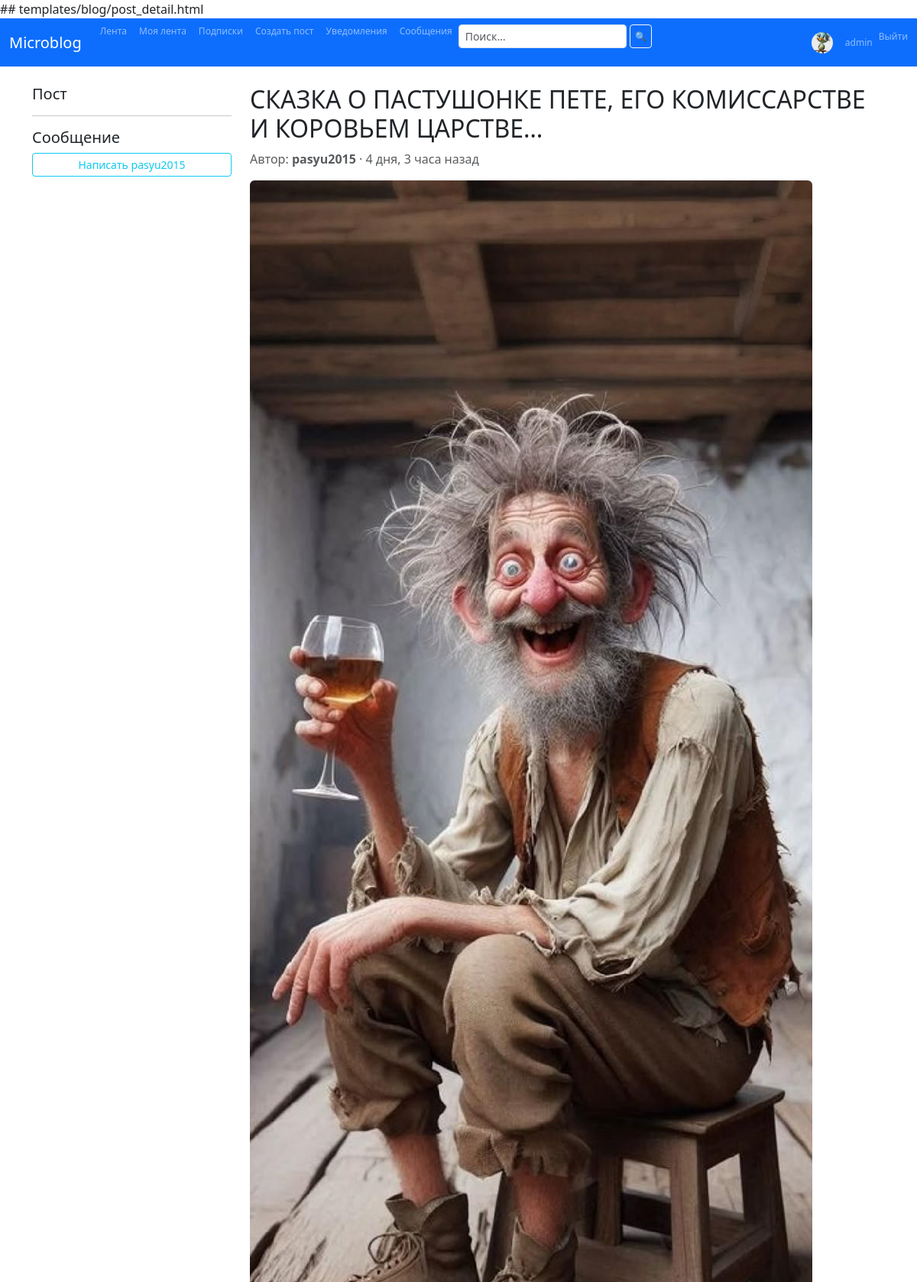
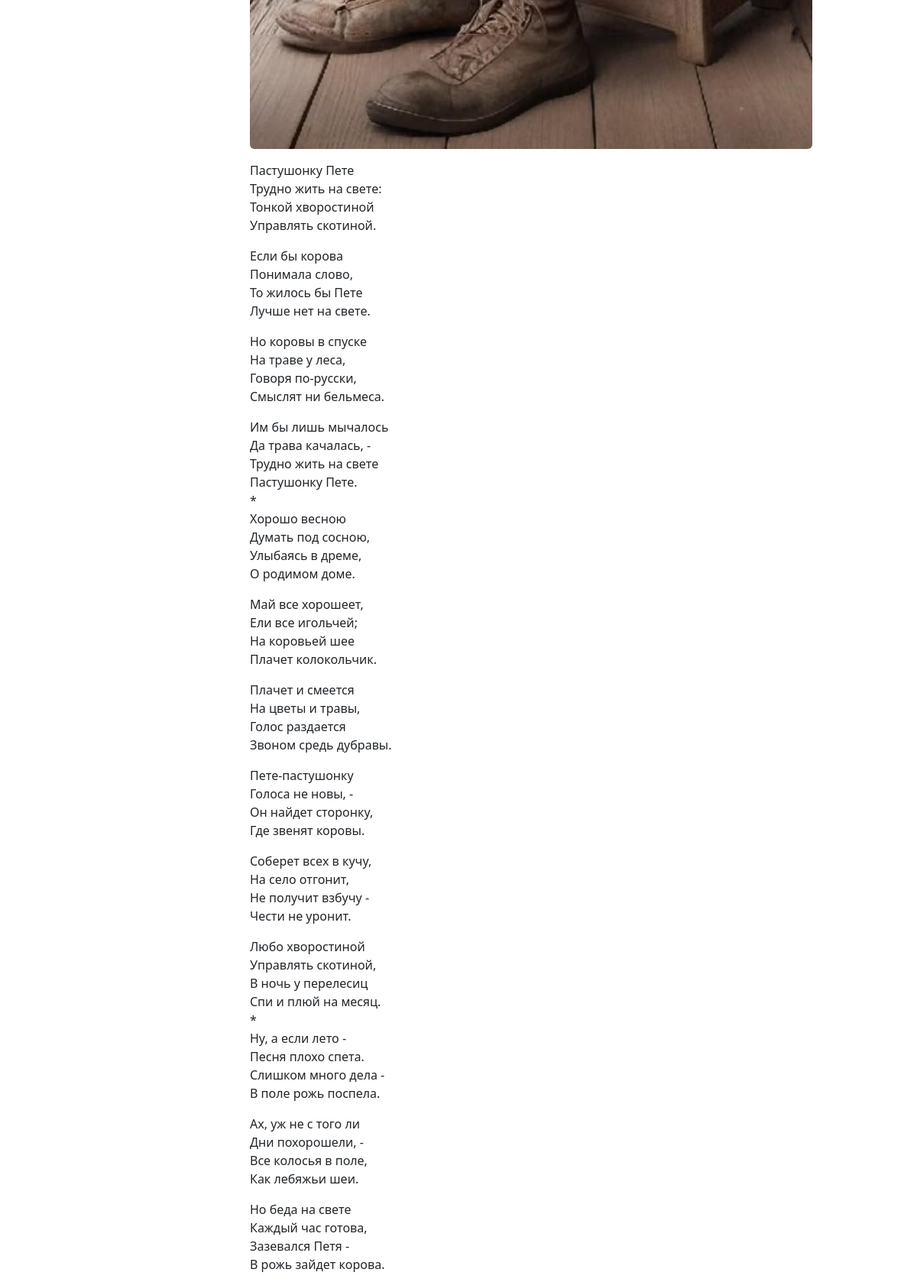
Screenshot of /post/2/ (signed in, upper part) with the database file from the repository (2 pictures, top to bottom).
### apps/users/models.py (models this page shows, shortened)
class User(AbstractUser):
    email = models.EmailField(unique=True)
    avatar = models.ImageField(upload_to="avatars/", blank=True, null=True)
    date_from = models.DateField(null=True, blank=True, verbose_name='Показывать посты с даты')
    class Meta:
        verbose_name = "Пользователь"
        verbose_name_plural = "Пользователи"

### apps/blog/models.py (models this page shows, shortened)
class Post(models.Model):
    author = models.ForeignKey(settings.AUTH_USER_MODEL, on_delete=models.CASCADE, related_name="posts")
    title = models.CharField(max_length=200)
    description = models.TextField(max_length=500, blank=True)
    image = models.ImageField(upload_to="posts/", blank=True, null=True)
    text = models.TextField()
    created_at = models.DateTimeField(default=timezone.now)
    class Meta:
        ordering = ["-created_at"]
    def total_likes(self):
        return self.likes.count()  # type: ignore
    def total_comments(self):
        return self.comments.count()  # type: ignore

### apps/blog/views.py (the view)
# urls.py: path("post/<int:pk>/", views.PostDetailView.as_view(), name="post_detail"),
class PostDetailView(DetailView):
    model = Post
    template_name = 'blog/post_detail.html'
    def get_context_data(self, **kwargs):
        ctx = super().get_context_data(**kwargs)
        comments_qs = self.object.comments.select_related('author')
        tree = {}
        for c in comments_qs:
            tree.setdefault(c.parent_id or 0, []).append(c)
        ctx['comments_tree'] = tree
        ctx['comment_form'] = CommentForm()
        return ctx

### apps/blog/forms.py
class CommentForm(forms.ModelForm):
    class Meta:
        model = Comment
        fields = ('text',)

### apps/blog/templatetags/blog_extras.py (called while the page is built)
@register.filter
def get_item(d, key):
    return d.get(key, [])

### apps/blog/templates/blog/post_detail.html (shortened to what this page needs)
{% extends 'base.html' %}
{% load static %}
{% load blog_extras %}
{% load humanize %}
{% block content %}
<div class="container mt-4">
  <div class="row">
    <div class="col-md-3">
      <h5>Пост</h5>
      {% if user.is_authenticated %}
        <hr>
        <h5>Сообщение</h5>
        <a class="btn btn-sm btn-outline-info w-100 mb-2" href="{% url 'messaging:start' object.author.pk %}">
          Написать {{ object.author.username }}
        </a>
      {% endif %}
    </div>
    <div class="col-md-9">
      <h2>{{ object.title }}</h2>
      <p class="text-muted">
        Автор: <strong>{{ object.author.username }}</strong> · {{ object.created_at|naturaltime }}
      </p>
      {% if object.image %}
        <img src="{{ object.image.url }}" class="img-fluid rounded mb-3" alt="{{ object.title }}">
      {% endif %}
      <div class="mb-4">
        {{ object.text|linebreaks }}
      </div>
    </div>
  </div>
</div>
{% endblock %}

### templates/nav.html (shortened to what this page needs)
<nav class="navbar navbar-expand navbar-dark bg-primary">
  <div class="container-fluid">
    <div class="d-flex align-items-center w-100">
      <a class="navbar-brand" href="{% url 'blog:feed' %}">Microblog</a>
      <ul class="navbar-nav">
        <li class="nav-item">
          <a class="nav-link" href="{% url 'blog:feed' %}">Лента</a>
        </li>
        {% if user.is_authenticated %}
          <li class="nav-item">
            <a class="nav-link" href="{% url 'blog:my_feed' %}">Моя лента</a>
          </li>
          <li class="nav-item">
            <a class="nav-link" href="{% url 'subscriptions:feed' %}">Подписки</a>
          </li>
          <li class="nav-item">
            <a class="nav-link" href="{% url 'blog:create_post' %}">Создать пост</a>
          </li>
          <li class="nav-item">
            <a class="nav-link" href="{% url 'notifications:list' %}">
              Уведомления
            </a>
          </li>
          <li class="nav-item">
            <a class="nav-link" href="{% url 'messaging:dialogs' %}">Сообщения</a>
          </li>
          <form class="d-flex" method="get" action="{% url 'search:index' %}">
            <input class="form-control form-control-sm me-1" type="search" name="q" placeholder="Поиск…">
            <button class="btn btn-sm btn-outline-light">🔍</button>
          </form>
        {% endif %}
      </ul>
      <ul class="navbar-nav ms-auto">
        {% if user.is_authenticated %}
          <li class="nav-item d-flex align-items-center">
            {% if user.avatar %}
              <img src="{{ user.avatar.url }}" alt="{{ user.username }}" class="rounded-circle me-2"
                  style="width: 28px; height: 28px; object-fit: cover;">
            {% endif %}
            <a class="nav-link" href="{% url 'users:profile' pk=user.pk }}">{{ user.username }}</a>
          </li>
          <li class="nav-item">
            <form method="post" action="{% url 'logout' %}" class="d-inline">
              <button type="submit" class="btn btn-link nav-link p-0 m-0 align-baseline border-0 bg-transparent">Выйти</button>
            </form>
          </li>
        {% endif %}
      </ul>
    </div>
  </div>
</nav>

### static/css/custom.css (style rules this page uses)
:root { --bs-body-bg: #f8f9fa; --bs-border-radius: .5rem; }
body { font-family: system-ui, sans-serif; }

### templates/nav.html (style rules this page uses)
.navbar-nav .btn, .navbar-nav .nav-link { font-size: 0.75rem; padding: 0.2rem 0.4rem; line-height: 1; }

### rows the page displays
User: avatar (picture), username "admin"
Post: author.username "pasyu2015", title "СКАЗКА О ПАСТУШОНКЕ ПЕТЕ, ЕГО КОМИССАРСТВЕ И КОРОВЬЕМ ЦАРСТВЕ…", created_at "4 дня, 3 часа назад", image (picture), text "Пастушонку Пете Трудно жить на свете: Тонкой хворостиной Управлять скотиной. Если бы корова Понимала слово, То жилось бы Пете Лучше нет на свете. Но коровы в спуске На траве у леса, Говоря по-русски, Смыслят ни бельмеса. Им бы лишь мычалось Да трава качалась, - Трудно жить на свете Пастушонку Пете. * Хорошо весною Думать под сосною, Улыбаясь в дреме, О родимом доме. Май все хорошеет, Ели все игольчей; На коровьей шее Плачет колокольчик. Плачет и смеется На цветы и травы, Голос раздается Звоном средь дубравы. Пете-пастушонку Голоса не новы, - Он найдет сторонку, Где звенят коровы. Соберет всех в кучу, На село отгонит, Не получит взбучу - Чести не уронит. Любо хворостиной Управлять скотиной,…"
